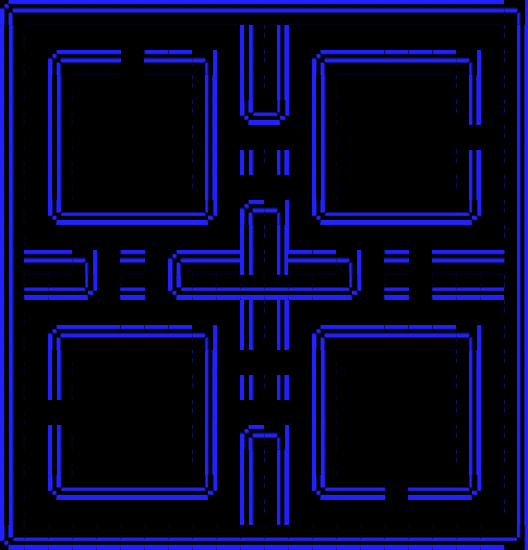

Rendered tile map (Tiled .tmx) drawn with the repository's tilesets; below, a short description and the map source with its tile grids summarised:
An orthogonal 22x22 tile map with 24x25 px tiles, 1 tile layer (Maze Pacman).

<map version="1.2" tiledversion="1.2.4" orientation="orthogonal" renderorder="right-down" width="22" height="22" tilewidth="24" tileheight="25" infinite="0" nextlayerid="1" nextobjectid="1">
 <tileset firstgid="1" name="maze" tilewidth="25" tileheight="25" tilecount="16" columns="16">
  <image source="../images/maze.png" width="400" height="49" />
 </tileset>
 <layer id="1" name="Maze Pacman" width="22" height="22">
  <properties>
   <property name="collision" value="true" />
  </properties>
  <data>[484 cells, 236 non-empty, 11 distinct tile ids]</data>
 </layer>
</map>
